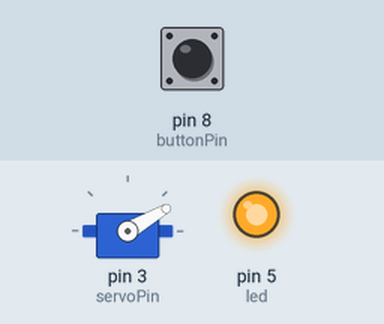
Recording of a sketch running on a simulated Arduino Uno, built with avr-gcc and run on an emulated ATmega328P. On the bench: servo, output pins drawn as LEDs (lit = HIGH). The inputs (shaded band) are chosen by the test bench; at power-on: pin 8 (buttonPin) HIGH.

Above: at 1.2 s.
1.3 s: pin 8 (buttonPin) pulled LOW for 0.15 s
At 2.1 s:
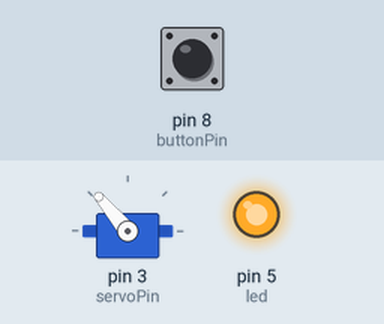
2.9 s: pin 8 (buttonPin) pulled LOW for 1 s
At 5.1 s:
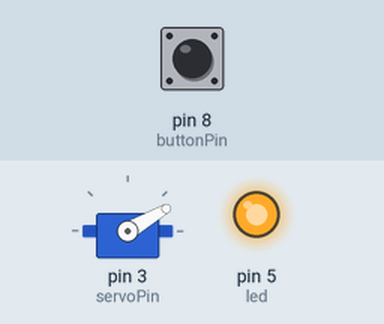
5.4 s: pin 8 (buttonPin) pulled LOW for 3.2 s
At 6.4 s:
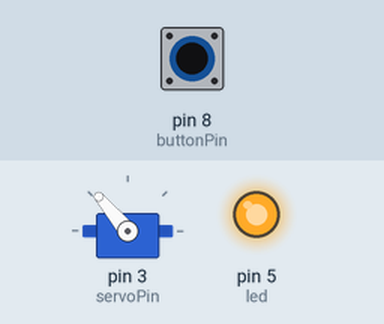
Timing chart, 0 to 10.2 s (numbered marks = the images above; inputs shaded):
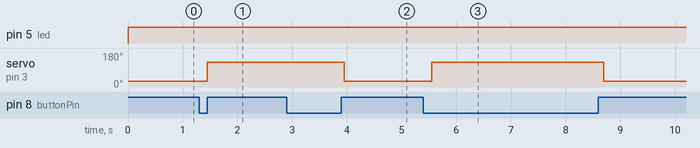

The sketch:

MotorSprint3.ino
```cpp
//https://www.instructables.com/Servo-Motor-Arduino/

 #include <Servo.h>;

 int led = 5;

 // pushbutton pin
 const int buttonPin = 8;

 // servo pin
 const int servoPin = 3;
 Servo servo;


//create a variable to store a counter and set it to 0
int counter = 0;
void setup()


{
  pinMode(led, OUTPUT);
  servo.attach (servoPin);

  // Set up the pushbutton pins to be an input:
  pinMode(buttonPin, INPUT);
}


void loop()


{
  digitalWrite(led, HIGH);
 // local variable to hold the pushbutton states
  int buttonState;

  //read the digital state of buttonPin with digitalRead() function and store the           //value in buttonState variable
  buttonState = digitalRead(buttonPin);

  //if the button is pressed increment counter and wait a tiny bit to give us some          //time to release the button
  if (buttonState == LOW) // light the LED
  {
    counter++;
    delay(150);
  }

  if(counter == 0)
    servo.write (30);  // zero degrees
  else if(counter == 1)
    servo.write(130);

  //else reset the counter to 0 which resets thr servo to 0 degrees
  else
   counter = 0;
}
```

Measured:
- after the input at 1.3 s, servo on pin 3 (servoPin): 30° → 130° after 0.15 s
- after the input at 2.9 s, servo on pin 3 (servoPin): 130° → 30° after 1.1 s
- after the input at 5.4 s, servo on pin 3 (servoPin): 30° → 130° after 0.15 s, → 30° 3.2 s later
